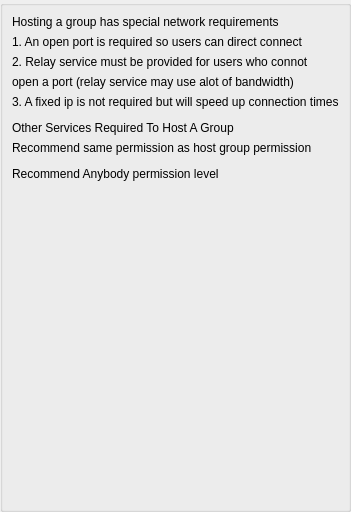
<?xml version="1.0" encoding="UTF-8"?>
<ui version="4.0">
 <class>AppletSettingsHostGroupUi</class>
 <widget class="QWidget" name="AppletSettingsHostGroupUi">
  <property name="geometry">
   <rect>
    <x>0</x>
    <y>0</y>
    <width>292</width>
    <height>512</height>
   </rect>
  </property>
  <property name="sizePolicy">
   <sizepolicy hsizetype="Expanding" vsizetype="Expanding">
    <horstretch>0</horstretch>
    <verstretch>0</verstretch>
   </sizepolicy>
  </property>
  <property name="windowTitle">
   <string>Host A Group</string>
  </property>
  <layout class="QVBoxLayout" name="verticalLayout">
   <property name="spacing">
    <number>0</number>
   </property>
   <property name="leftMargin">
    <number>0</number>
   </property>
   <property name="topMargin">
    <number>0</number>
   </property>
   <property name="rightMargin">
    <number>0</number>
   </property>
   <property name="bottomMargin">
    <number>0</number>
   </property>
   <item>
    <widget class="QGroupBox" name="ItemsGroupBox">
     <property name="minimumSize">
      <size>
       <width>0</width>
       <height>0</height>
      </size>
     </property>
     <property name="title">
      <string/>
     </property>
     <layout class="QVBoxLayout" name="verticalLayout_2">
      <item>
       <widget class="QLabel" name="m_Special1Label">
        <property name="text">
         <string>Hosting a group has special network requirements</string>
        </property>
        <property name="wordWrap">
         <bool>true</bool>
        </property>
       </widget>
      </item>
      <item>
       <widget class="QLabel" name="m_NetHostLabel">
        <property name="text">
         <string>1. An open port is required so users can direct connect</string>
        </property>
       </widget>
      </item>
      <item>
       <widget class="QLabel" name="label_4">
        <property name="text">
         <string>2. Relay service must be provided for users who connot</string>
        </property>
       </widget>
      </item>
      <item>
       <widget class="QLabel" name="label_5">
        <property name="text">
         <string>open a port (relay service may use alot of bandwidth)</string>
        </property>
       </widget>
      </item>
      <item>
       <widget class="QLabel" name="m_GroupHostLabel">
        <property name="text">
         <string>3. A fixed ip is not required but will speed up connection times</string>
        </property>
       </widget>
      </item>
      <item>
       <widget class="PluginSettingsWidget" name="m_PluginSettingsWidget" native="true"/>
      </item>
      <item>
       <widget class="QLabel" name="label">
        <property name="text">
         <string>Other Services Required To Host A Group</string>
        </property>
       </widget>
      </item>
      <item>
       <widget class="QLabel" name="label_3">
        <property name="text">
         <string>Recommend same permission as host group permission</string>
        </property>
       </widget>
      </item>
      <item>
       <widget class="PermissionWidget" name="m_RelayPermissionWidget" native="true">
        <property name="sizePolicy">
         <sizepolicy hsizetype="Expanding" vsizetype="Preferred">
          <horstretch>0</horstretch>
          <verstretch>0</verstretch>
         </sizepolicy>
        </property>
       </widget>
      </item>
      <item>
       <widget class="QLabel" name="label_2">
        <property name="text">
         <string>Recommend Anybody permission level</string>
        </property>
       </widget>
      </item>
      <item>
       <widget class="PermissionWidget" name="m_ConnectTestPermissinWidget" native="true"/>
      </item>
      <item>
       <widget class="FriendListWidget" name="friendListWidget" native="true">
        <property name="sizePolicy">
         <sizepolicy hsizetype="Expanding" vsizetype="Expanding">
          <horstretch>0</horstretch>
          <verstretch>0</verstretch>
         </sizepolicy>
        </property>
       </widget>
      </item>
     </layout>
    </widget>
   </item>
  </layout>
 </widget>
 <customwidgets>
  <customwidget>
   <class>PermissionWidget</class>
   <extends>QWidget</extends>
   <header>PermissionWidget.h</header>
   <container>1</container>
  </customwidget>
  <customwidget>
   <class>FriendListWidget</class>
   <extends>QWidget</extends>
   <header>FriendListWidget.h</header>
   <container>1</container>
  </customwidget>
  <customwidget>
   <class>PluginSettingsWidget</class>
   <extends>QWidget</extends>
   <header>PluginSettingsWidget.h</header>
   <container>1</container>
  </customwidget>
 </customwidgets>
 <resources>
  <include location="../gotvcommon.qrc"/>
 </resources>
 <connections/>
</ui>
